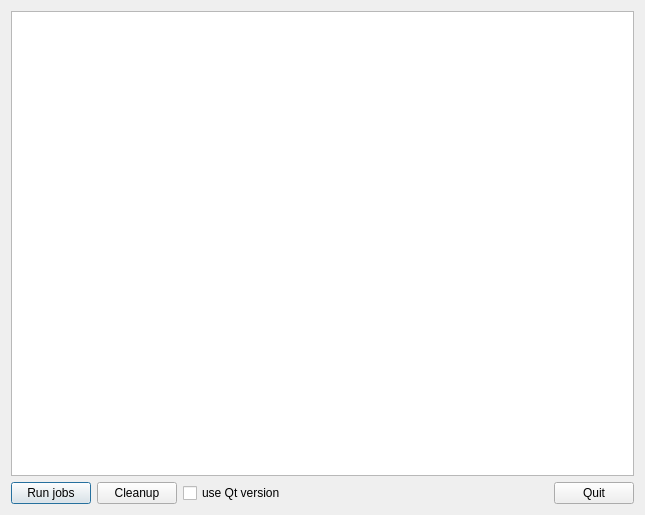
<?xml version="1.0" encoding="UTF-8"?>
<ui version="4.0">
 <class>jobs</class>
 <widget class="QDialog" name="jobs">
  <property name="windowModality">
   <enum>Qt::WindowModal</enum>
  </property>
  <property name="geometry">
   <rect>
    <x>0</x>
    <y>0</y>
    <width>645</width>
    <height>515</height>
   </rect>
  </property>
  <property name="windowTitle">
   <string>Avidemux Jobs</string>
  </property>
  <layout class="QVBoxLayout" name="verticalLayout">
   <item>
    <widget class="QTableWidget" name="tableWidget"/>
   </item>
   <item>
    <layout class="QHBoxLayout" name="horizontalLayout">
     <item>
      <widget class="QPushButton" name="pushButtonRunAll">
       <property name="statusTip">
        <string>Run all pending jobs</string>
       </property>
       <property name="text">
        <string>Run jobs</string>
       </property>
      </widget>
     </item>
     <item>
      <widget class="QPushButton" name="pushButtonCleanup">
       <property name="toolTip">
        <string>Delete already executed jobs</string>
       </property>
       <property name="text">
        <string>Cleanup</string>
       </property>
      </widget>
     </item>
     <item>
      <widget class="QCheckBox" name="checkBoxUseQt4">
       <property name="toolTip">
        <string>If you use VDPAU you cannot use CLI version</string>
       </property>
       <property name="text">
        <string>use Qt version</string>
       </property>
      </widget>
     </item>
     <item>
      <spacer name="horizontalSpacer">
       <property name="orientation">
        <enum>Qt::Horizontal</enum>
       </property>
       <property name="sizeHint" stdset="0">
        <size>
         <width>40</width>
         <height>20</height>
        </size>
       </property>
      </spacer>
     </item>
     <item>
      <widget class="QPushButton" name="pushButtonQuit">
       <property name="text">
        <string>Quit</string>
       </property>
      </widget>
     </item>
    </layout>
   </item>
  </layout>
 </widget>
 <resources>
  <include location="jobs.rsc"/>
 </resources>
 <connections/>
</ui>
